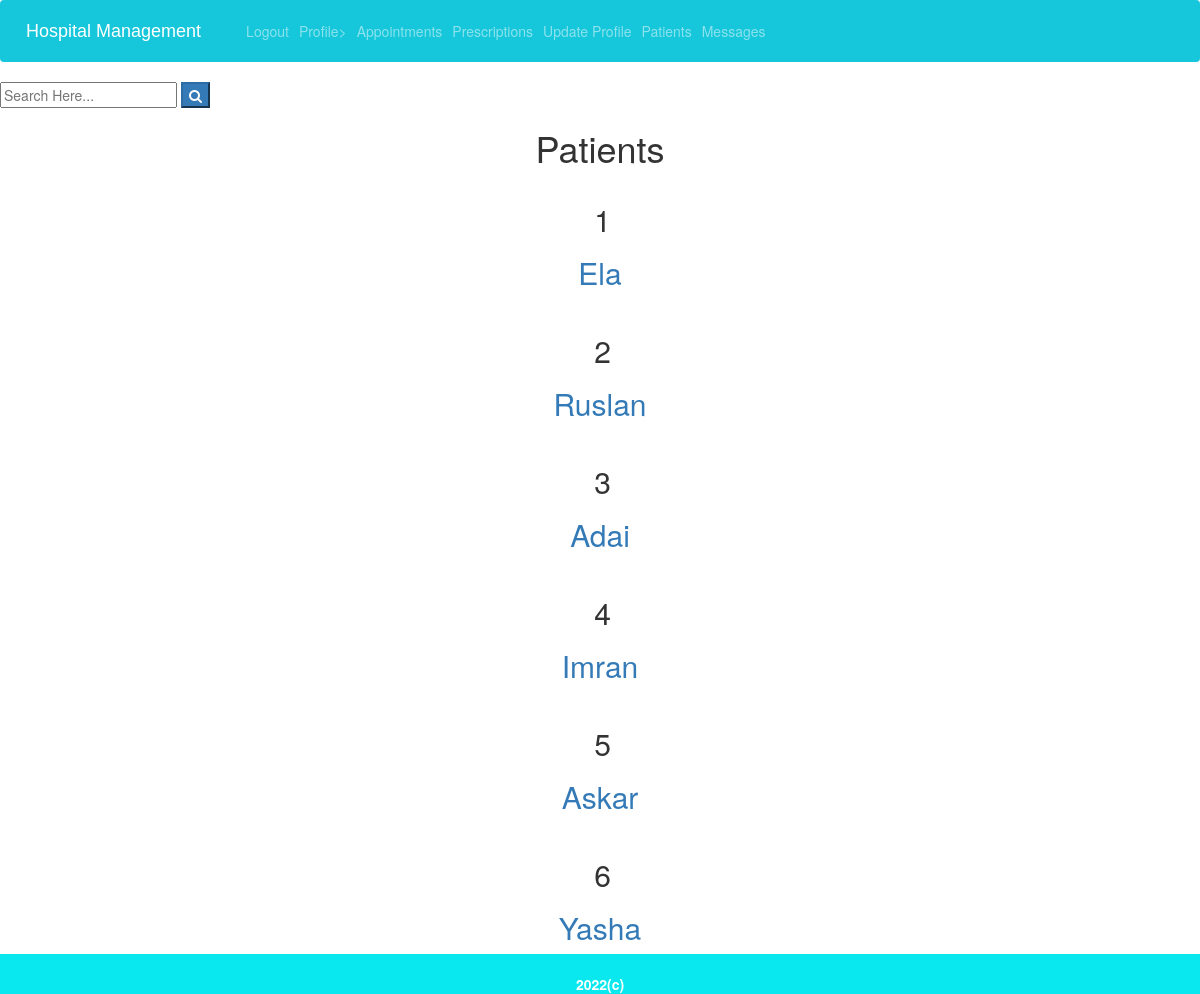
Page /accounts/list_patients/ (signed in) on the committed database.
### accounts/models.py (models this page shows, shortened)
class Patient(models.Model):
    user = models.ForeignKey(User,on_delete=models.CASCADE)
    pid=models.AutoField(primary_key=True)
    phone=models.CharField(max_length=10)
    age=models.CharField(max_length=3)
    gender=models.CharField(max_length=10)
    address=models.CharField(max_length=100)
    casepaper=models.CharField(max_length=10)
    government_id=models.CharField("1",max_length=10)
    caregiver=models.CharField("88005553535",max_length=10)
    otp=models.CharField(max_length=6)
    image=models.ImageField(default='default.jpg',upload_to='med_report')

### accounts/views.py (the view)
# urls.py: path('list_patients/',views.list_patients,name='list_patients'),
@login_required
def list_patients(request):
    pro=Patient.objects.all()
    c={'pat':pro}
    return render(request,'accounts/list_patients.html',c)

### accounts/templates/accounts/list_patients.html (shortened to what this page needs)
{% extends "home/base.html" %}
{% load static %}
{% block content %}
<form id="searchform" action="{% url 'search' %}" method="get">
  <input type="text" name="q" type="text" value="{{ request.GET.q }}" placeholder="Search Here..." />
  <button type="button" onclick="searchform.submit()" class=" text-white my-color btn-primary"><i class="fa fa-search"></i></button>
</form>
<center>
    <h1 class="mb-3">Patients</h1>
    {% for pat in pat %}
        <article class="media content-section">
          <div class="media-body">
            <div class="article-metadata">
             <h2><a class="mr-2" href="{% url 'pat_detail' pat.pid %}" > </a> {{pat.pid}} </a></h2>
            </div>
            <h2><a class="article-title"  href="{% url 'pat_detail' pat.pid %}" >{{ pat.user.first_name  }} </a></h2>
          </div>
        </article>
    {% endfor %}
</center>
{% endblock content %}

### home/templates/home/base.html (shortened to what this page needs)
<!DOCTYPE html>
<html lang="en" dir="ltr">
<head>
    <link href="//netdna.bootstrapcdn.com/bootstrap/3.0.0/css/bootstrap.min.css" rel="stylesheet" id="bootstrap-css">
</head>
<body>
  {% include "home/navbar.html" %}
  {%block content%}
  {%endblock content%}
  {% include "home/base_footer.html" %}
</body>
</html>

### home/templates/home/navbar.html (shortened to what this page needs)
<!DOCTYPE html>
{% load static %}
<html lang="en">
<head>
  <link rel="stylesheet" href="https://stackpath.bootstrapcdn.com/bootstrap/4.3.1/css/bootstrap.min.css">
  <link rel="stylesheet" href="https://maxcdn.bootstrapcdn.com/font-awesome/4.7.0/css/font-awesome.min.css">
</head>
<body>
  <div class="bs-example">
    <nav class="navbar navbar-expand-md navbar-dark fixed-top" style="background:#16c6da;">
      <a href="/" class="navbar-brand">Hospital Management</a>
      <div class="collapse navbar-collapse justify-content-between" id="navbarCollapse">
        <div class="navbar-nav">
        {%if user.is_authenticated%}
        <div class="navbar-nav">
            <a href="{%url 'logout'%}" class = "nav-item nav-link" >Logout</a>
        </div>
                {%endif%}
                {% ifequal user.last_name "Doctor"%}
                <a href="{% url 'profile' %}" class = "nav-item nav-link">Profile></a>
                <a href="{%url 'appointments'%}"class = "nav-item nav-link">Appointments</a>
                <a href="{% url 'showpres' %}"class = "nav-item nav-link">Prescriptions</a>
                <a href="{% url 'uprofile' %}"class = "nav-item nav-link">Update Profile</a>
                <a href="{% url 'list_patients' %}"class = "nav-item nav-link">Patients</a>
                <a href="{% url 'rooms' %}"class = "nav-item nav-link">Messages</a>
                {% endifequal %}
      </div>
    </nav>
  </div>
</body>
</html>

### home/templates/home/base_footer.html (shortened to what this page needs)
<!DOCTYPE html>
<html>
<head>
    <link href="//netdna.bootstrapcdn.com/bootstrap/3.0.0/css/bootstrap.min.css" rel="stylesheet" id="bootstrap-css">
  <link rel="stylesheet" href="https://maxcdn.bootstrapcdn.com/font-awesome/4.7.0/css/font-awesome.min.css">
</head>
<footer>
  <br>
  <div class="container">
    <div class="row">
      <div class="col-md-12 col-sm-12">
        <div style="color:#ffffff;" class="wow fadeInUp footer-copyright">
            <center>
         <b>2022(c)</b>
        </center>
        </div>
      </div>
    </div>
  </div>
</footer>
</html>

### home/templates/home/navbar.html (style rules this page uses)
.bs-example { margin: 0px; }
.navbar-brand { font-size: 20px; font-family: sans-serif; }

### home/templates/home/base_footer.html (style rules this page uses)
footer { padding: 0px 0px 0px 0px; background-color: rgb(9, 231, 239); margin: 0px; }

### rows in the picture
Patient: pid "1", user.first_name "Ela"
Patient: pid "2", user.first_name "Ruslan"
Patient: pid "3", user.first_name "Adai"
Patient: pid "4", user.first_name "Imran"
Patient: pid "5", user.first_name "Askar"
Patient: pid "6", user.first_name "Yasha"
